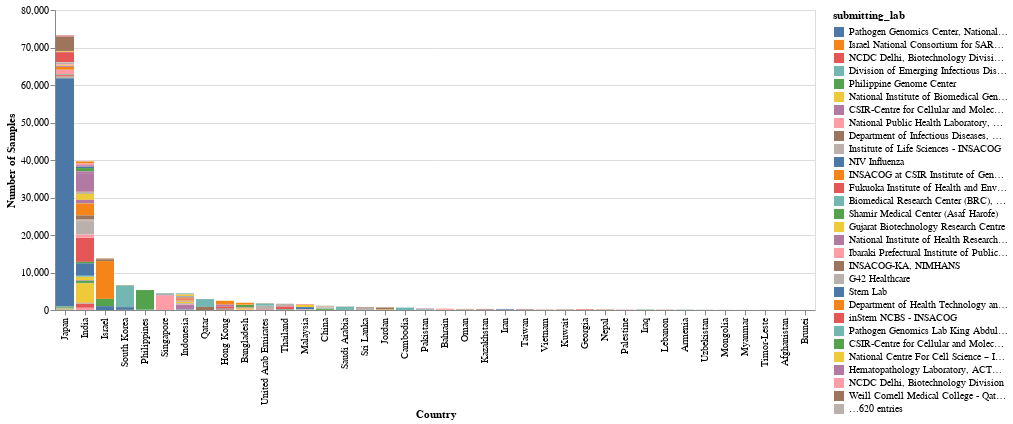

Notebook code for this chart:
### Code cell
alt.Chart(
    asia_metadata.groupby(["country", "submitting_lab"])
    .count()
    .reset_index()
    .sort_values("virus", ascending=False)
).mark_bar().encode(
    x=alt.X("country", title="Country", sort="-y"),
    y=alt.Y("sum(virus)", title="Number of Samples"),
    color=alt.Color("submitting_lab", sort="-y"),
    tooltip=["submitting_lab", "sum(virus)"],
)

### Figure 1 — Vega-Lite specification as saved in the notebook (floating-point values rounded to 4 significant figures; data arrays with more than 128 entries replaced by an {"elided": "..."} marker saying what was removed)
{"config": {"view": {"continuousWidth": 400, "continuousHeight": 300}}, "data": {"name": "data-fc008dec4db7cc789ce59081fb332e1b"}, "mark": "bar", "encoding": {"color": {"type": "nominal", "field": "submitting_lab", "sort": "-y"}, "tooltip": [{"type": "nominal", "field": "submitting_lab"}, {"type": "quantitative", "aggregate": "sum", "field": "virus"}], "x": {"type": "nominal", "field": "country", "sort": "-y", "title": "Country"}, "y": {"type": "quantitative", "aggregate": "sum", "field": "virus", "title": "Number of Samples"}}, "$schema": "https://vega.github.io/schema/vega-lite/v4.8.1.json", "datasets": {"data-fc008dec4db7cc789ce59081fb332e1b": {"elided": "668 records"}}}
